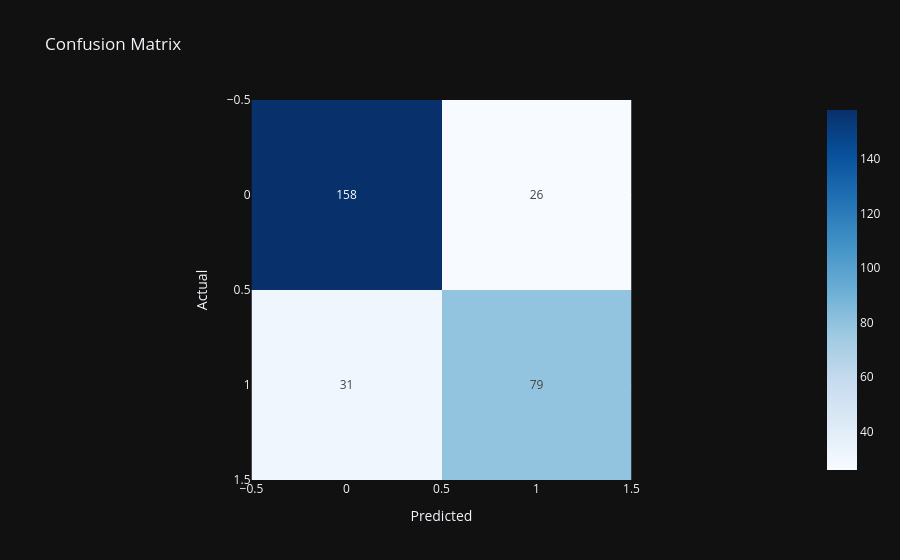

Source (notebook cell):
### Markdown cell above
## Confusion Matrix Heatmap

### Code cell
# confusion_matrix(y_test , y_pred_knn)

from sklearn.metrics import confusion_matrix
import plotly.express as px

cm = confusion_matrix(y_test, y_pred_knn)

fig = px.imshow(
    cm,
    text_auto=True,
    color_continuous_scale='Blues',
    title='Confusion Matrix'
)

fig.update_layout(
    xaxis_title='Predicted',
    yaxis_title='Actual',
    template = 'plotly_dark'
)

fig.show()

### Figure 1 — Plotly figure (JSON) as saved in the notebook; plotly's stock layout.template omitted (floating-point values rounded to 4 significant figures)
{"data": [{"coloraxis": "coloraxis", "hovertemplate": "x: %{x}<br>y: %{y}<br>color: %{z}<extra></extra>", "name": "0", "texttemplate": "%{z}", "type": "heatmap", "xaxis": "x", "yaxis": "y", "z": [[158, 26], [31, 79]]}], "layout": {"coloraxis": {"colorscale": [[0, "rgb(247,251,255)"], [0.125, "rgb(222,235,247)"], [0.25, "rgb(198,219,239)"], [0.375, "rgb(158,202,225)"], [0.5, "rgb(107,174,214)"], [0.625, "rgb(66,146,198)"], [0.75, "rgb(33,113,181)"], [0.875, "rgb(8,81,156)"], [1, "rgb(8,48,107)"]]}, "title": {"text": "Confusion Matrix"}, "xaxis": {"anchor": "y", "constrain": "domain", "domain": [0, 1], "scaleanchor": "y", "title": {"text": "Predicted"}}, "yaxis": {"anchor": "x", "autorange": "reversed", "constrain": "domain", "domain": [0, 1], "title": {"text": "Actual"}}}}
